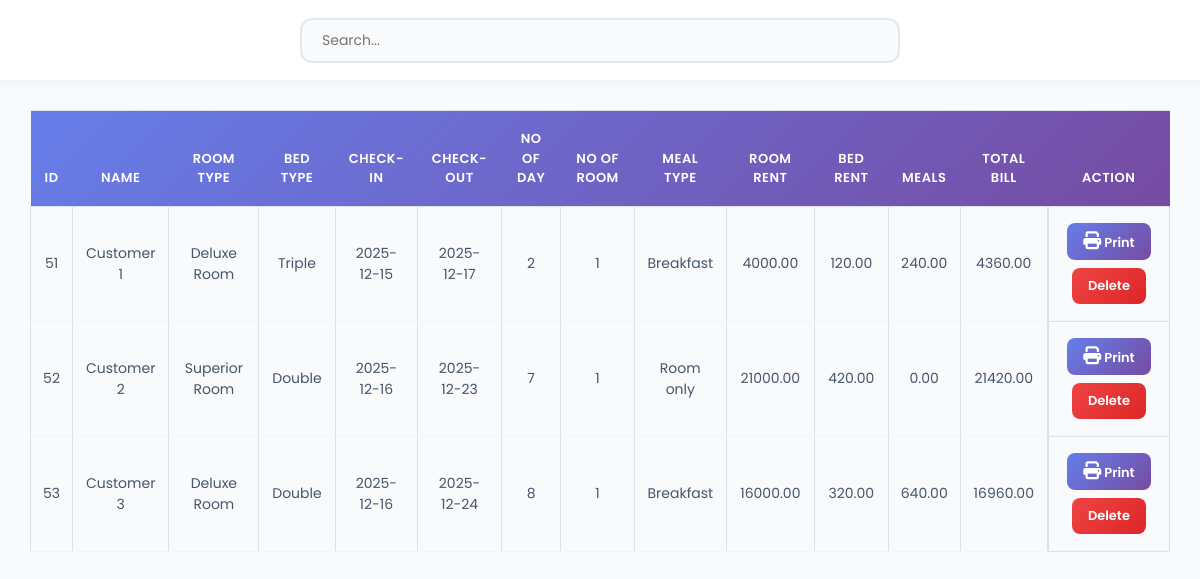
Screenshot of /admin/payment.php with the database file from the repository.
### tables this page shows
CREATE TABLE `payment` (
  `id` int(30) NOT NULL,
  `Name` varchar(30) NOT NULL,
  `Email` varchar(30) NOT NULL,
  `RoomType` varchar(30) NOT NULL,
  `Bed` varchar(30) NOT NULL,
  `NoofRoom` int(30) NOT NULL,
  `cin` date NOT NULL,
  `cout` date NOT NULL,
  `noofdays` int(30) NOT NULL,
  `roomtotal` double(8,2) NOT NULL,
  `bedtotal` double(8,2) NOT NULL,
  `meal` varchar(30) NOT NULL,
  `mealtotal` double(8,2) NOT NULL,
  `finaltotal` double(8,2) NOT NULL
);

### admin/payment.php (the view, shortened to what this page needs)
<?php
    include '../config.php';
?>
<!DOCTYPE html>
<html lang="en">
<head>
    <link href="https://cdn.jsdelivr.net/npm/bootstrap@5.0.2/dist/css/bootstrap.min.css" rel="stylesheet">
    <link rel="stylesheet" href="https://cdnjs.cloudflare.com/ajax/libs/font-awesome/6.2.0/css/all.min.css"/>
	<link rel="stylesheet" href="css/roombook.css">
</head>
<body>
	<div class="searchsection">
        <input type="text" name="search_bar" id="search_bar" placeholder="Search..." onkeyup="searchFun()">
    </div>
    <div class="roombooktable" class="table-responsive-xl">
        <?php
            $paymenttablesql = "SELECT * FROM payment";
            $paymentresult = mysqli_query($conn, $paymenttablesql);
        ?>
        <table class="table table-bordered" id="table-data">
            <thead>
                <tr>
                    <th scope="col">Id</th>
                    <th scope="col">Name</th>
                    <th scope="col">Room Type</th>
                    <th scope="col">Bed Type</th>
                    <th scope="col">Check-in</th>
                    <th scope="col">Check-out</th>
					<th scope="col">No of Day</th>
                    <th scope="col">No of Room</th>
					<th scope="col">Meal Type</th>
                    <th scope="col">Room Rent</th>
                    <th scope="col">Bed Rent</th>
                    <th scope="col">Meals</th>
					<th scope="col">Total Bill</th>
                    <th scope="col">Action</th>
                </tr>
            </thead>
            <tbody>
            <?php
            while ($res = mysqli_fetch_array($paymentresult)) {
            ?>
                <tr>
                    <td><?php echo $res['id'] ?></td>
                    <td><?php echo $res['Name'] ?></td>
                    <td><?php echo $res['RoomType'] ?></td>
                    <td><?php echo $res['Bed'] ?></td>
					<td><?php echo $res['cin'] ?></td>
                    <td><?php echo $res['cout'] ?></td>
					<td><?php echo $res['noofdays'] ?></td>
                    <td><?php echo $res['NoofRoom'] ?></td>
                    <td><?php echo $res['meal'] ?></td>
                    <td><?php echo $res['roomtotal'] ?></td>
					<td><?php echo $res['bedtotal'] ?></td>
					<td><?php echo $res['mealtotal'] ?></td>
					<td><?php echo $res['finaltotal'] ?></td>
                    <td class="action">
                        <a href="invoiceprint.php?id= <?php echo $res['id']?>"><button class="btn btn-primary"><i class="fa-solid fa-print"></i> Print</button></a>
						<a href="paymentdelete.php?id=<?php echo $res['id']?>"><button class="btn btn-danger">Delete</button></a>
                    </td>
                </tr>
            <?php
            }
            ?>
            </tbody>
        </table>
    </div>
</body>
</html>

### admin/css/roombook.css (style rules this page uses)
body { background: #f8fafc; font-family: "Poppins", sans-serif; margin: 0; padding: 0; }
* { margin: 0; padding: 0; box-sizing: border-box; }
i { font-size: 18px; }
.searchsection { height: 80px; width: 100%; display: flex; justify-content: center; align-items: center; gap: 15px; background: white; padding: 0 30px; position: fixed; top: 0; z-index: 500; box-shadow: 0 2px 10px rgba(0, 0, 0, 0.05); }
#search_bar { height: 45px; flex: 1; max-width: 600px; border: 2px solid #e2e8f0; background: #f8fafc; padding: 0 20px; border-radius: 12px; font-size: 14px; transition: all 0.3s ease; }
.roombooktable { margin-top: 80px; padding: 30px; min-height: calc(100vh - 80px); }
.table { margin: 0; }
.table thead { background: linear-gradient(135deg, #667eea 0%, #764ba2 100%); }
.table thead th { color: white; font-weight: 600; font-size: 13px; text-transform: uppercase; letter-spacing: 0.5px; padding: 18px 12px; border: none; text-align: center; }
.table tbody td { padding: 16px 12px; vertical-align: middle; font-size: 14px; color: #475569; text-align: center; border-bottom: 1px solid #f1f5f9; }
.action { display: flex; gap: 8px; justify-content: center; flex-wrap: wrap; }
.action a { text-decoration: none; }
.action button { padding: 8px 16px; font-size: 13px; border-radius: 8px; border: none; font-weight: 600; transition: all 0.3s ease; white-space: nowrap; }
.action .btn-primary { background: linear-gradient(135deg, #667eea 0%, #764ba2 100%); }
.action .btn-danger { background: linear-gradient(135deg, #ef4444 0%, #dc2626 100%); }

### rows the page displays
payment: id "51", Name "Customer 1", RoomType "Deluxe Room", Bed "Triple", cin "2025-12-15", cout "2025-12-17", noofdays "2", NoofRoom "1", meal "Breakfast", roomtotal "4000.00", bedtotal "120.00", mealtotal "240.00", finaltotal "4360.00"
payment: id "52", Name "Customer 2", RoomType "Superior Room", Bed "Double", cin "2025-12-16", cout "2025-12-23", noofdays "7", NoofRoom "1", meal "Room only", roomtotal "21000.00", bedtotal "420.00", mealtotal "0.00", finaltotal "21420.00"
payment: id "53", Name "Customer 3", RoomType "Deluxe Room", Bed "Double", cin "2025-12-16", cout "2025-12-24", noofdays "8", NoofRoom "1", meal "Breakfast", roomtotal "16000.00", bedtotal "320.00", mealtotal "640.00", finaltotal "16960.00"
